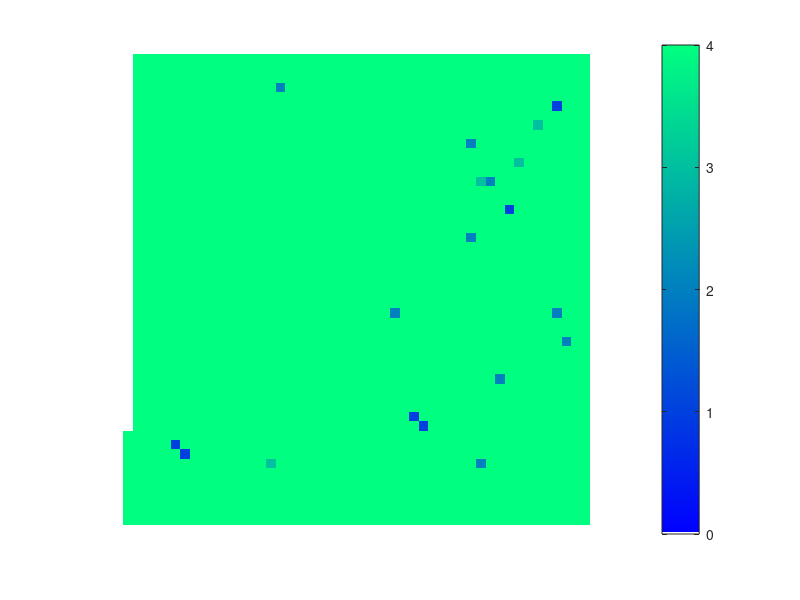

Recreate this plot in MATLAB.
%saker som måste göras:

%göra så att jelly och sea rör sig/ göra reflekterande ram

%% här testar vi 
clc
clear all

N =50;
v1=zeros(1,(N+2)); % a vector with zeros and size 1x(N+2)
v2=zeros(N,1); % e columnvector with N rows and one column 

A = 4*ones(N);
%Seaturtle =1
%Jellyfish=2
%Plastic=3
%Habitat = 4 

[row,col] = find(A==4); % find out the positions of 3 in matrix A
x = [row col];% save all the positions in a matrix, where the first column refers to the rows and second column refers to the columns of the positions of 2 in matrix a
q=randsample(1:length(x),6);% randomly extract ???? (can be any number) positions from x. This is done by randomly choosing one row fro the x matrix
subst=[];

for i=q
     subst =[subst; x(i,:)];
end

A(sub2ind(size(A),subst(:,1),subst(:,2))) = 1; %Substituera habitat till seaturtle

[row,col] = find(A==4); % find out the positions of 3 in matrix A
x = [row col];% save all the positions in a matrix, where the first column refers to the rows and second column refers to the columns of the positions of 2 in matrix a
q=randsample(1:length(x),4);% randomly extract ???? (can be any number) positions from x. This is done by randomly choosing one row fro the x matrix
subst=[];

for i=q
     subst =[subst; x(i,:)];
end

A(sub2ind(size(A),subst(:,1),subst(:,2))) = 3; %Substituera habitat till plast

[row,col] = find(A==4); % find out the positions of 3 in matrix A
x = [row col];% save all the positions in a matrix, where the first column refers to the rows and second column refers to the columns of the positions of 2 in matrix a
q=randsample(1:length(x),7);% randomly extract ???? (can be any number) positions from x. This is done by randomly choosing one row fro the x matrix
subst=[];

for i=q
     subst =[subst; x(i,:)];
end

A(sub2ind(size(A),subst(:,1),subst(:,2))) = 2; %Substituera habitat till plast
% A(2,3) = 1;
% A(4,3) = 1;
% A(1,4) = 1;
% A(5,3) = 3;
% A(1,3) = 3;
% A(5,5) = 2;
% A(5,2) = 1;
% A(4,4) = 2;
% A(3,2) = 1;
% A(3,1) = 2;
% A(4,5) = 3;
A=[v1;v2 A v2;v1] % the matrix with a frame of zeros
n=50;
m=50;
Any = A;
A1 = A;

r = 3; % detta är hur många rutor som försvinner från varje kolumn

figure (1)
imagesc(A)

yourColorMap = winter(256);
yourColorMap(1, :) = [1,1,1];
colormap (yourColorMap);
colorbar;

% colormap winter
% colorbar
axis off

for z=1:30
A1 = A;

for i=2:n %check (row) where there are seaturtule
    for j=2:m %check (column) where there are seaturtule
     
        if A(i,j)== 1 % & A(i,j)=1 is in habitat region
            for a=-1:1:1 %check the position around the seaturtule
                for b=-1:1:1
                    n1=a+i;
                    m1=b+j;
                    
                    if A1(n1,m1)== 3  %If there is plastic next to the seaturtle it will die and be replaced by habitat (4)
                        Any(i,j)= 4; %the seaturtle it will die and be replaced by habitat
                        Any(n1,m1)= 4; %the plastic will be replaced by habitat in the new matrix
                        A1(n1,m1)= 4; %the plastic will be replaced by habitat in the original matrix
                       
                    end
                    
                end
            end
            % If there is no plastic around the the seaturtule check if there are jellyfish around 
            if  A(i,j+1)~= 3 & A(i,j-1)~=3 & A(i+1,j)~=3 & A(i-1,j)~=3 & A(i-1,j-1)~=3 & A(i-1,j+1)~=3 & A(i+1,j+1)~=3 & A(i+1,j-1)~=3  
                for a=-1:1:1
                    for b=-1:1:1
                        n1=a+i;
                        m1=b+j;
                        if A(n1,m1)== 2 %if there is a jelly fish in this positition it will be repleced by a seaturtle
                            Any(n1,m1) = 1;
                        end
                    end
                    
                end
           
            end
        
        end
        
    end
end
 
for i=2:n %check where there are jellyfish
    for j=2:m
        if Any(i,j)== 2 
            for a=-1:1:1 %check the position around the jellyfish
                for b=-1:1:1
                    n1=a+i;
                    m1=b+j;
                    
                    if Any(n1,m1)== 3  %If there is plastic next to the jelly it will die and be replaced by habitat (4)
                        Any(i,j)= 4 %the jelly it will die and be replaced by habitat
                        Any(n1,m1)= 4 %the plastic will be replaced by habitat in the new matrix
                        
                        
                    end
                    
                end
            end
        end
    end
end

A=Any;
[row,col] = find(A==4); % find out the positions of 2 in matrix a
x = [row col];% save all the positions in a matrix, where the first column refers to the rows and second column refers to the columns of the positions of 2 in matrix a
q=randsample(1:length(x),2);% randomly extract ???? (can be any number) positions from x. This is done by randomly choosing one row fro the x matrix
subst=[];

for i=q
     subst =[subst; x(i,:)];
end

A(sub2ind(size(A),subst(:,1),subst(:,2))) = 2; %Substituera habitat till jelly

[row,col] = find(A==4); % find out the positions of 2 in matrix a
x = [row col];% save all the positions in a matrix, where the first column refers to the rows and second column refers to the columns of the positions of 2 in matrix a
q=randsample(1:length(x),2);% randomly extract ???? (can be any number) positions from x. This is done by randomly choosing one row fro the x matrix
subst=[];

for i=q
     subst =[subst; x(i,:)];
end

A(sub2ind(size(A),subst(:,1),subst(:,2))) = 3; %Substituera habitat till plast

[row,col] = find(A==3); % find out the positions of 3 in matrix A
x = [row col];% save all the positions in a matrix, where the first column refers to the rows and second column refers to the columns of the positions of 2 in matrix a
q=randsample(1:length(x),1);% randomly extract ???? (can be any number) positions from x. This is done by randomly choosing one row fro the x matrix
subst=[];

for i=q
     subst =[subst; x(i,:)];
end

A(sub2ind(size(A),subst(:,1),subst(:,2))) = 4; %Substituera plast till habitat

O = size(A);
g =[];
for e=2:O-1
    for d=2:O-1     
g = [g ; d e];

    end 
end 

     
y = g(1:r,:);
y1 = y(:,1);
y2= y(:,2);

A(sub2ind(size(A),y1,y2)) = 0;

r = r + 3; %varje gång så går det bort ytterligare 3
 
clf
imagesc(A)
colormap (yourColorMap)
colorbar
axis off

pause(0.5)

end 
    
%% hur de ska röra sig 
% 
% for i=2:n
%     for j=2:n
%     if A(i,j) = 2
%         
%         newposition = position + moving_value
% if newposition > last_position
%     do something if you have passed the end
% else
%     position = newposition
% end
% if position == last_position
%     do something when you reach the end
% end
%         
%     end 
% 
%     end
% 
% end
% 
% 
 %%
%test på hur vi lägger till ex plast och jelly
% 
% N =5;
% v1=zeros(1,(N+2)); % a vector with zeros and size 1x(N+2)
% v2=zeros(N,1); % e columnvector with N rows and one column 
% 
% A = 4*ones(5);
%Seaturtle =1
%Jellyfish=2
%Plastic=3
%Habitat = 4 
% A(2,3) = 1;
% A(4,3) = 1;
% A(1,4) = 1;
% A(5,3) = 3;
% A(1,3) = 3;
% A(5,5) = 2;
% A(5,2) = 1;
% A(4,4) = 2;
% A(3,2) = 1;
% A(3,1) = 2;
% A=[v1;v2 A v2;v1]; % the matrix with a frame of zeros
% 
% [row,col] = find(A==4); % find out the positions of 2 in matrix a
% x = [row col];% save all the positions in a matrix, where the first column refers to the rows and second column refers to the columns of the positions of 2 in matrix a
% q=randsample(1:length(x),%????);% randomly extract ???? (can be any number) positions from x. This is done by randomly choosing one row fro the x matrix
% subst=[];
% 
% for i=q
%      subst =[subst; x(i,:)];
% end
% 
% A(sub2ind(size(A),subst(:,1),subst(:,2))) = 2; %Substituera habitat till jelly
% 
% [row,col] = find(A==4); % find out the positions of 2 in matrix a
% x = [row col];% save all the positions in a matrix, where the first column refers to the rows and second column refers to the columns of the positions of 2 in matrix a
% q=randsample(1:length(x),%????);% randomly extract ???? (can be any number) positions from x. This is done by randomly choosing one row fro the x matrix
% subst=[];
% 
% for i=q
%      subst =[subst; x(i,:)];
% end
% 
% A(sub2ind(size(A),subst(:,1),subst(:,2))) = 3; %Substituera habitat till plast
% 
% [row,col] = find(A==3); % find out the positions of 3 in matrix A
% x = [row col];% save all the positions in a matrix, where the first column refers to the rows and second column refers to the columns of the positions of 2 in matrix a
% q=randsample(1:length(x),%????);% randomly extract ???? (can be any number) positions from x. This is done by randomly choosing one row fro the x matrix
% subst=[];
% 
% for i=q
%      subst =[subst; x(i,:)];
% end
% 
% A(sub2ind(size(A),subst(:,1),subst(:,2))) = 4; %Substituera plast till habitat
% 
% 
%%
% %tar bort habitat
% clc
% clear all
% 
% N =6;
% v1=zeros(1,(N+2)); % a vector with zeros and size 1x(N+2)
% v2=zeros(N,1); % e columnvector with N rows and one column 
% 
% A = 4*ones(6);
%Seaturtle =1
%Jellyfish=2
%Plastic=3
%Habitat = 4 
% A(2,3) = 1;
% A(4,3) = 1;
% A(1,4) = 1;
% A(5,3) = 3;
% A(1,3) = 3;
% A(5,5) = 2;
% A(5,2) = 1;
% A(4,4) = 2;
% A(3,2) = 1;
% A(3,1) = 2;
% A=[v1;v2 A v2;v1]; % the matrix with a frame of zeros
% 
% n = size(A);
% 
% x =[];
% for j=2:n-1
%     for i=2:n-1     
% x = [ x ; i j];
% 
%     end 
% end 
% 
% 
% i = 3; % detta är hur många rutor som försvinner från varje kolumn 
% for s=1:5 % detta är vår stora loop
    
% y = x(1:i,:);
% y1 = y(:,1);
% y2= y(:,2);

% A(sub2ind(size(A),y1,y2)) = 0

% i = i+3;%varje gång så går det bort ytterligare 3
 
% end 
